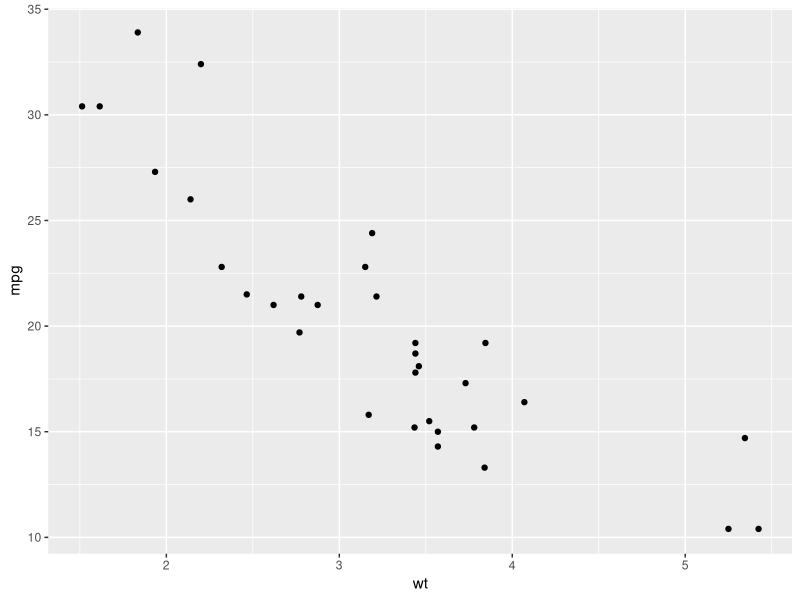
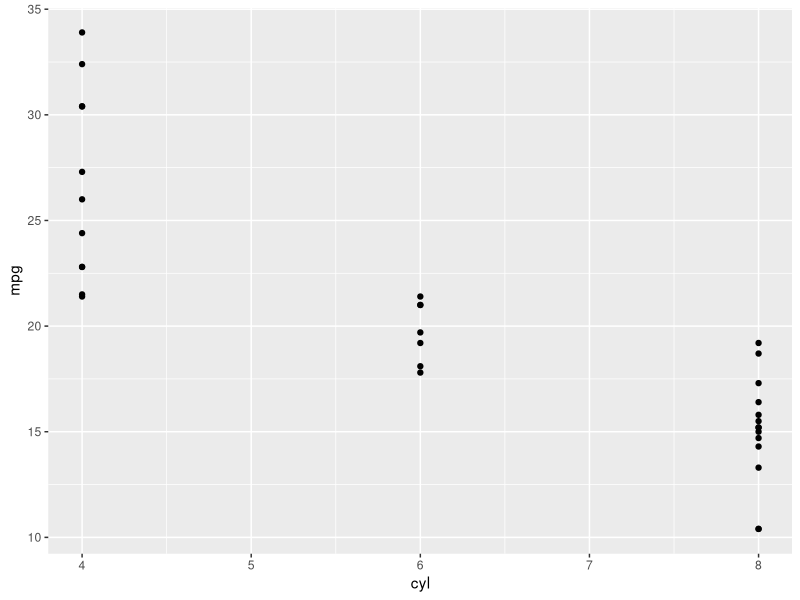
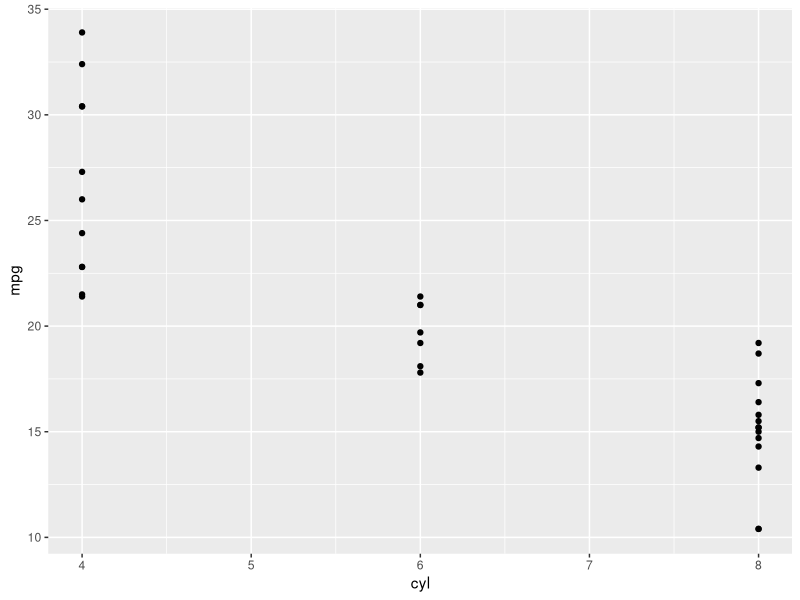
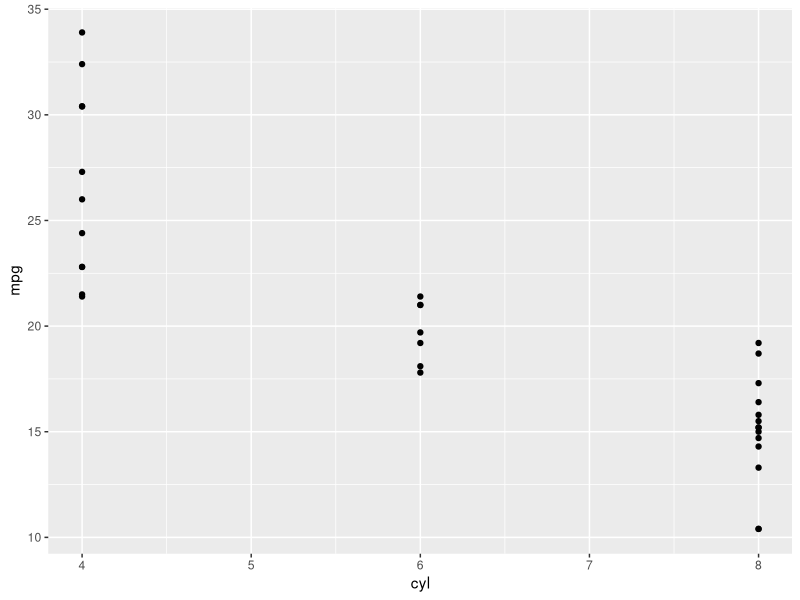

Write the R code that produced these figures, in order.
## ---- chunk 1

# incluir depois depois que explicar um monte sobre chunks

# options(htmltools.dir.version = FALSE)
# 
# knitr::opts_chunk$set(fig.align = "center",
#                       message = FALSE,
#                       warning = FALSE,
#                       echo = FALSE
#                       )
## ---- chunk 2

# incluir depois

# library(magrittr, include.only = "%>%")
## ---- chunk 3
#codigo em R aqui
library(ggplot2)
library(magrittr)

ggplot(mtcars, aes(x = wt, y = mpg)) + 
  geom_point()
## ---- chunk 4
mtcars %>% 
  head(5) %>% 
  knitr::kable()
## ---- chunk 5
mtcars %>% 
  head(5) %>% 
  knitr::kable()
## ---- chunk 6
# remove um código que tem warnings

#codigo em R aqui
library(ggplot2)
library(magrittr)

# PRECISAMOS COLOCA UM EXEMPLO QUE DE WARNING AQUI

ggplot(mtcars, aes(x = cyl, y = mpg)) + 
  geom_point()
## ---- chunk 7
# remove um código que tem warnings

#codigo em R aqui
library(ggplot2)
library(magrittr)

# PRECISAMOS COLOCA UM EXEMPLO QUE DE WARNING AQUI

ggplot(mtcars, aes(x = cyl, y = mpg)) + 
  geom_point()
## ---- chunk 8
# remove um código que tem warnings

#codigo em R aqui
library(ggplot2)
library(magrittr)

# PRECISAMOS COLOCA UM EXEMPLO QUE DE WARNING AQUI

ggplot(mtcars, aes(x = cyl, y = mpg)) + 
  geom_point()
